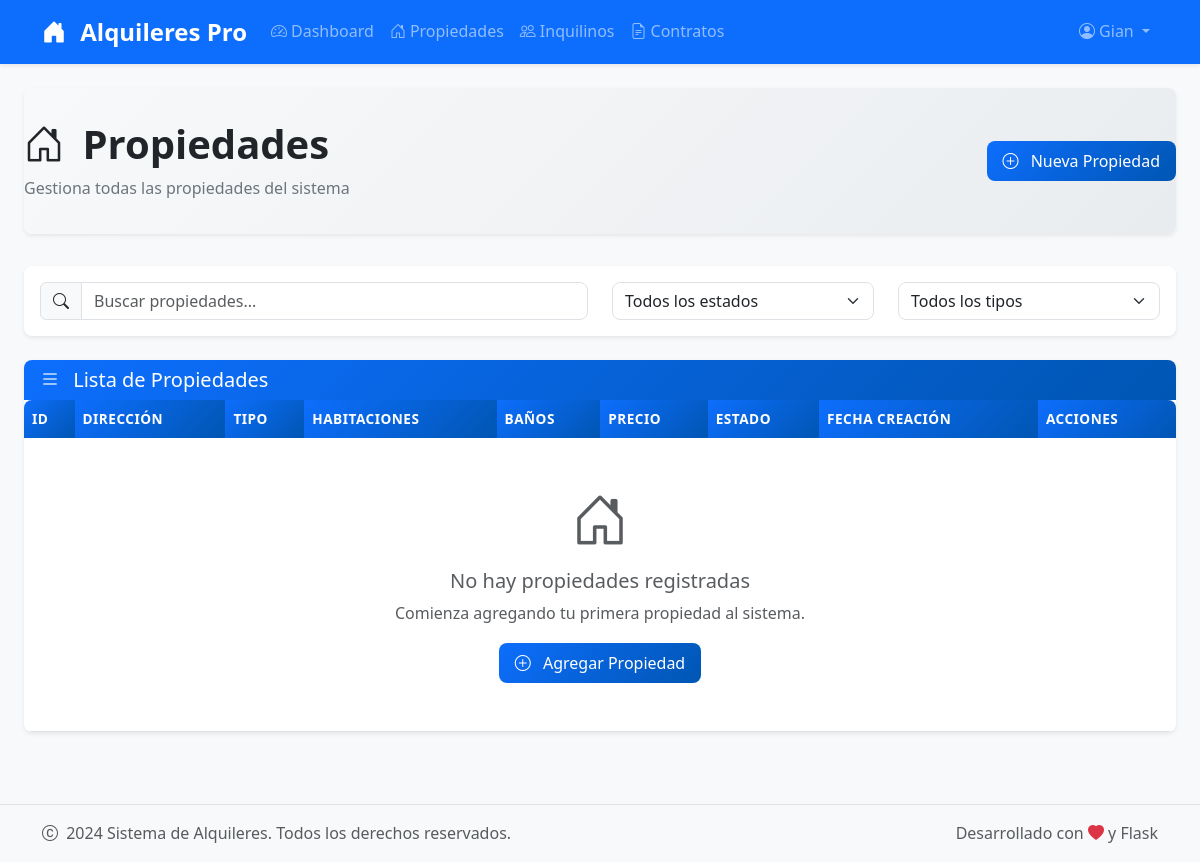
/propiedades (signed in), run on an earlier commit of the app's database.
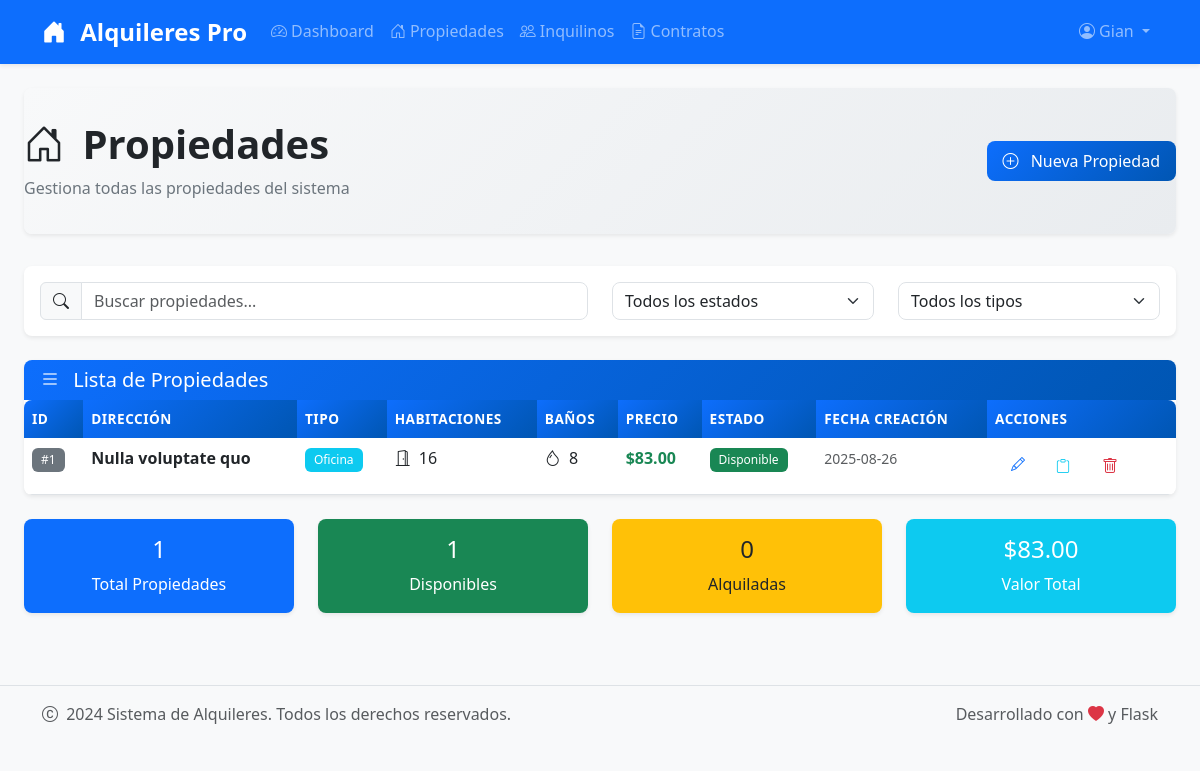
And on a later commit of the database.
### tables this page shows
CREATE TABLE propiedades (
            id INTEGER PRIMARY KEY AUTOINCREMENT,
            direccion TEXT NOT NULL,
            tipo TEXT NOT NULL,
            habitaciones INTEGER,
            baños INTEGER,
            precio DECIMAL(10,2),
            estado TEXT DEFAULT 'disponible',
            fecha_creacion TIMESTAMP DEFAULT CURRENT_TIMESTAMP
        , user_id INTEGER NOT NULL DEFAULT 1);

### app.py (the view)
@app.route('/propiedades')
@login_required
def propiedades():
    conn = get_db_connection()
    propiedades = conn.execute('SELECT * FROM propiedades WHERE user_id = ? ORDER BY fecha_creacion DESC', (session['user_id'],)).fetchall()
    conn.close()
    return render_template('propiedades.html', propiedades=propiedades)

### app.py (called while the page is built)
def get_db_connection():
    conn = sqlite3.connect(DATABASE)
    conn.row_factory = sqlite3.Row
    return conn

def login_required(f):
    @wraps(f)
    def decorated_function(*args, **kwargs):
        if 'user_id' not in session:
            flash('Debes iniciar sesión para acceder a esta página.', 'warning')
            return redirect(url_for('login'))
        return f(*args, **kwargs)
    return decorated_function

### templates/propiedades.html (shortened to what this page needs)
{% extends "base.html" %}
{% block content %}
<div class="container-fluid">
    <div class="page-header">
        <div class="row align-items-center">
            <div class="col">
                                 <h1 class="page-title">
                     <i class="bi bi-house-door me-2"></i>
                     Propiedades
                 </h1>
                <p class="page-subtitle">Gestiona todas las propiedades del sistema</p>
            </div>
            <div class="col-auto">
                <a href="{{ url_for('nueva_propiedad') }}" class="btn btn-primary btn-new">
                    <i class="bi bi-plus-circle me-2"></i>
                    Nueva Propiedad
                </a>
            </div>
        </div>
    </div>
    <div class="card mb-4">
        <div class="card-body">
            <div class="row">
                <div class="col-md-6">
                    <div class="input-group">
                        <span class="input-group-text">
                            <i class="bi bi-search"></i>
                        </span>
                        <input type="text" class="form-control table-search" placeholder="Buscar propiedades...">
                    </div>
                </div>
                <div class="col-md-3">
                    <select class="form-select" id="filterStatus">
                        <option value="">Todos los estados</option>
                    </select>
                </div>
                <div class="col-md-3">
                    <select class="form-select" id="filterType">
                        <option value="">Todos los tipos</option>
                    </select>
                </div>
            </div>
        </div>
    </div>
    <div class="card">
        <div class="card-header">
            <h5 class="mb-0">
                <i class="bi bi-list me-2"></i>
                Lista de Propiedades
            </h5>
        </div>
        <div class="card-body p-0">
            <div class="table-responsive">
                <table class="table table-hover mb-0">
                    <thead>
                        <tr>
                            <th>ID</th>
                            <th>Dirección</th>
                            <th>Tipo</th>
                            <th>Habitaciones</th>
                            <th>Baños</th>
                            <th>Precio</th>
                            <th>Estado</th>
                            <th>Fecha Creación</th>
                            <th>Acciones</th>
                        </tr>
                    </thead>
                    <tbody>
                        {% if propiedades %}
                            {% for propiedad in propiedades %}
                            <tr>
                                <td>
                                    <span class="badge bg-secondary">#{{ propiedad.id }}</span>
                                </td>
                                <td>
                                    <strong>{{ propiedad.direccion }}</strong>
                                </td>
                                <td>
                                    <span class="badge bg-info">{{ propiedad.tipo.title() }}</span>
                                </td>
                                <td>
                                    <i class="bi bi-door-open me-1"></i>
                                    {{ propiedad.habitaciones }}
                                </td>
                                <td>
                                    <i class="bi bi-droplet me-1"></i>
                                    {{ propiedad.baños }}
                                </td>
                                <td>
                                    <strong class="text-success">${{ "%.2f"|format(propiedad.precio) }}</strong>
                                </td>
                                <td>
                                    <span class="badge bg-{{ 'success' if propiedad.estado == 'disponible' else 'warning' if propiedad.estado == 'alquilada' else 'danger' }} status-badge">
                                        {{ propiedad.estado.title() }}
                                    </span>
                                </td>
                                <td>
                                    <small class="text-muted">
                                        {{ propiedad.fecha_creacion.split(' ')[0] if propiedad.fecha_creacion else 'N/A' }}
                                    </small>
                                </td>
                                <td>
                                    <div class="btn-group btn-group-sm">
                                        <a href="{{ url_for('editar_propiedad', id=propiedad.id) }}"
                                           class="btn btn-outline-primary"
                                           data-bs-toggle="tooltip" title="Editar">
                                            <i class="bi bi-pencil"></i>
                                        </a>
                                        <button class="btn btn-outline-info btn-copy"
                                                data-clipboard-text="{{ propiedad.direccion }}"
                                                data-bs-toggle="tooltip" title="Copiar dirección">
                                            <i class="bi bi-clipboard"></i>
                                        </button>
                                        <form method="POST" action="{{ url_for('eliminar_propiedad', id=propiedad.id) }}"
                                              class="d-inline">
                                            <button type="submit" class="btn btn-outline-danger btn-delete"
                                                    data-bs-toggle="tooltip" title="Eliminar">
                                                <i class="bi bi-trash"></i>
                                            </button>
                                        </form>
                                    </div>
                                </td>
                            </tr>
                            {% endfor %}
                        {% else %}
                            <tr>
                                <td colspan="9" class="text-center py-5">
                                    <div class="text-muted">
                                        <i class="bi bi-house-door display-4"></i>
                                        <h5 class="mt-3">No hay propiedades registradas</h5>
                                        <p>Comienza agregando tu primera propiedad al sistema.</p>
                                        <a href="{{ url_for('nueva_propiedad') }}" class="btn btn-primary">
                                            <i class="bi bi-plus-circle me-2"></i>
                                            Agregar Propiedad
                                        </a>
                                    </div>
                                </td>
                            </tr>
                        {% endif %}
                    </tbody>
                </table>
            </div>
        </div>
    </div>
    {% if propiedades %}
    <div class="row mt-4">
        <div class="col-md-3">
            <div class="card bg-primary text-white">
                <div class="card-body text-center">
                    <h4>{{ propiedades|length }}</h4>
                    <p class="mb-0">Total Propiedades</p>
                </div>
            </div>
        </div>
        <div class="col-md-3">
            <div class="card bg-success text-white">
                <div class="card-body text-center">
                    <h4>{{ propiedades|selectattr('estado', 'equalto', 'disponible')|list|length }}</h4>
                    <p class="mb-0">Disponibles</p>
                </div>
            </div>
        </div>
        <div class="col-md-3">
            <div class="card bg-warning text-dark">
                <div class="card-body text-center">
                    <h4>{{ propiedades|selectattr('estado', 'equalto', 'alquilada')|list|length }}</h4>
                    <p class="mb-0">Alquiladas</p>
                </div>
            </div>
        </div>
        <div class="col-md-3">
            <div class="card bg-info text-white">
                <div class="card-body text-center">
                    <h4>${{ "%.2f"|format(propiedades|sum(attribute='precio')) }}</h4>
                    <p class="mb-0">Valor Total</p>
                </div>
            </div>
        </div>
    </div>
    {% endif %}
</div>
{% endblock %}

### templates/base.html (shortened to what this page needs)
<!DOCTYPE html>
<html lang="es">
<head>
    <link href="https://cdn.jsdelivr.net/npm/bootstrap@5.3.0/dist/css/bootstrap.min.css" rel="stylesheet">
    <link href="https://cdn.jsdelivr.net/npm/bootstrap-icons@1.10.0/font/bootstrap-icons.css" rel="stylesheet">
    <link href="{{ url_for('static', filename='css/style.css') }}" rel="stylesheet">
</head>
<body>
    <nav class="navbar navbar-expand-lg navbar-dark bg-primary shadow-sm">
        <div class="container">
            <a class="navbar-brand fw-bold" href="{{ url_for('index') }}">
                <i class="bi bi-house-door-fill me-2"></i>
                Alquileres Pro
            </a>
            <div class="collapse navbar-collapse" id="navbarNav">
                <ul class="navbar-nav me-auto">
                    <li class="nav-item">
                        <a class="nav-link" href="{{ url_for('index') }}">
                            <i class="bi bi-speedometer2 me-1"></i>Dashboard
                        </a>
                    </li>
                    <li class="nav-item">
                        <a class="nav-link" href="{{ url_for('propiedades') }}">
                            <i class="bi bi-house-door me-1"></i>Propiedades
                        </a>
                    </li>
                    <li class="nav-item">
                        <a class="nav-link" href="{{ url_for('inquilinos') }}">
                            <i class="bi bi-people me-1"></i>Inquilinos
                        </a>
                    </li>
                    <li class="nav-item">
                        <a class="nav-link" href="{{ url_for('contratos') }}">
                            <i class="bi bi-file-earmark-text me-1"></i>Contratos
                        </a>
                    </li>
                </ul>
                <div class="navbar-nav">
                    <div class="dropdown">
                        <a class="nav-link dropdown-toggle" href="#" role="button" data-bs-toggle="dropdown">
                            <i class="bi bi-person-circle me-1"></i>{{ session.nombre }}
                        </a>
                    </div>
                </div>
            </div>
        </div>
    </nav>
    <main class="container-fluid py-4">
        {% block content %}{% endblock %}
    </main>
    <footer class="bg-light border-top mt-5">
        <div class="container py-3">
            <div class="row">
                <div class="col-md-6">
                    <p class="text-muted mb-0">
                        <i class="bi bi-c-circle me-1"></i>
                        2024 Sistema de Alquileres. Todos los derechos reservados.
                    </p>
                </div>
                <div class="col-md-6 text-md-end">
                    <p class="text-muted mb-0">
                        Desarrollado con <i class="bi bi-heart-fill text-danger"></i> y Flask
                    </p>
                </div>
            </div>
        </div>
    </footer>
</body>
</html>

### static/css/style.css (style rules this page uses)
:root { --primary-color: #0d6efd; --secondary-color: #6c757d; --success-color: #198754; --danger-color: #dc3545; --warning-color: #ffc107; --info-color: #0dcaf0; --light-color: #f8f9fa; --dark-color: #212529; --border-radius: 0.5rem; --box-shadow: 0 0.125rem 0.25rem rgba(0, 0, 0, 0.075); --transition: all 0.3s ease; }
body { font-family: 'Segoe UI', Tahoma, Geneva, Verdana, sans-serif; background-color: #f8f9fa; line-height: 1.6; }
.navbar-brand { font-size: 1.5rem; font-weight: 700; }
.navbar-nav .nav-link { font-weight: 500; transition: var(--transition); }
.card { border: none; border-radius: var(--border-radius); box-shadow: var(--box-shadow); transition: var(--transition); overflow: hidden; }
.card-header { background: linear-gradient(135deg, var(--primary-color), #0056b3); color: white; border: none; font-weight: 600; }
.btn { border-radius: var(--border-radius); font-weight: 500; transition: var(--transition); border: none; padding: 0.5rem 1rem; }
.btn-primary { background: linear-gradient(135deg, var(--primary-color), #0056b3); border: none; }
.table { border-radius: var(--border-radius); overflow: hidden; box-shadow: var(--box-shadow); }
.table thead th { background: linear-gradient(135deg, var(--primary-color), #0056b3); color: white; border: none; font-weight: 600; text-transform: uppercase; font-size: 0.85rem; letter-spacing: 0.5px; }
.table tbody tr { transition: var(--transition); }
.form-control, .form-select { border-radius: var(--border-radius); border: 1px solid #dee2e6; transition: var(--transition); }
.badge { border-radius: 0.375rem; font-weight: 500; padding: 0.5em 0.75em; }
.btn-group .btn { border-radius: 0; }
.btn-group .btn:first-child { border-top-left-radius: var(--border-radius); border-bottom-left-radius: var(--border-radius); }
.btn-group .btn:last-child { border-top-right-radius: var(--border-radius); border-bottom-right-radius: var(--border-radius); }
.page-header { background: linear-gradient(135deg, #f8f9fa, #e9ecef); padding: 2rem 0; margin-bottom: 2rem; border-radius: var(--border-radius); box-shadow: var(--box-shadow); }
.page-title { color: var(--dark-color); font-weight: 700; margin: 0; }
.page-subtitle { color: var(--secondary-color); margin: 0.5rem 0 0 0; }

What changed in the data, as far as the page shows it:
added propiedades: id "1", direccion "Nulla voluptate quo", tipo "Oficina", habitaciones "16", baños "8", precio "83.00", estado "Disponible", fecha_creacion "2025-08-26"
Also different on the page:
{{ propiedades|length }}: (not shown) → "1"
{{ propiedades|selectattr('estado', 'equalto', 'disponible')|list|length }}: (not shown) → "1"
{{ propiedades|selectattr('estado', 'equalto', 'alquilada')|list|length }}: (not shown) → "0"
{{ "%.2f"|format(propiedades|sum(attribute='precio')) }}: (not shown) → "83.00"
text no longer shown: "No hay propiedades registradas Comienza agregando tu primera propiedad al sistema. Agregar Propiedad"
text now shown: "Total Propiedades Disponibles Alquiladas $ Valor Total"
